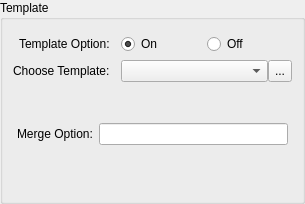
<?xml version="1.0" encoding="UTF-8"?>
<ui version="4.0">
 <class>TemplatePanel</class>
 <widget class="QWidget" name="TemplatePanel">
  <property name="geometry">
   <rect>
    <x>0</x>
    <y>0</y>
    <width>305</width>
    <height>204</height>
   </rect>
  </property>
  <property name="windowTitle">
   <string>Form</string>
  </property>
  <layout class="QGridLayout" name="gridLayout">
   <property name="leftMargin">
    <number>0</number>
   </property>
   <property name="topMargin">
    <number>0</number>
   </property>
   <property name="rightMargin">
    <number>0</number>
   </property>
   <property name="bottomMargin">
    <number>0</number>
   </property>
   <item row="0" column="0">
    <widget class="QGroupBox" name="groupBox">
     <property name="title">
      <string>Template</string>
     </property>
     <layout class="QVBoxLayout" name="verticalLayout">
      <property name="leftMargin">
       <number>5</number>
      </property>
      <property name="topMargin">
       <number>5</number>
      </property>
      <property name="rightMargin">
       <number>5</number>
      </property>
      <property name="bottomMargin">
       <number>5</number>
      </property>
      <item>
       <widget class="QWidget" name="widget" native="true">
        <layout class="QFormLayout" name="formLayout">
         <property name="labelAlignment">
          <set>Qt::AlignRight|Qt::AlignTrailing|Qt::AlignVCenter</set>
         </property>
         <property name="horizontalSpacing">
          <number>11</number>
         </property>
         <property name="leftMargin">
          <number>5</number>
         </property>
         <property name="rightMargin">
          <number>5</number>
         </property>
         <item row="0" column="0">
          <widget class="QLabel" name="label">
           <property name="text">
            <string>Template Option:</string>
           </property>
          </widget>
         </item>
         <item row="0" column="1">
          <layout class="QHBoxLayout" name="horizontalLayout_2">
           <item>
            <widget class="QRadioButton" name="radioButton">
             <property name="text">
              <string>On</string>
             </property>
             <property name="checked">
              <bool>true</bool>
             </property>
             <attribute name="buttonGroup">
              <string notr="true">templateOption</string>
             </attribute>
            </widget>
           </item>
           <item>
            <widget class="QRadioButton" name="radioButton_2">
             <property name="text">
              <string>Off</string>
             </property>
             <attribute name="buttonGroup">
              <string notr="true">templateOption</string>
             </attribute>
            </widget>
           </item>
          </layout>
         </item>
         <item row="1" column="0">
          <widget class="QLabel" name="label_2">
           <property name="text">
            <string>Choose Template:</string>
           </property>
          </widget>
         </item>
         <item row="1" column="1">
          <layout class="QHBoxLayout" name="horizontalLayout">
           <item>
            <widget class="QComboBox" name="templatesCB">
             <property name="sizePolicy">
              <sizepolicy hsizetype="Preferred" vsizetype="Preferred">
               <horstretch>0</horstretch>
               <verstretch>0</verstretch>
              </sizepolicy>
             </property>
            </widget>
           </item>
           <item>
            <widget class="QToolButton" name="openEditorTB">
             <property name="sizePolicy">
              <sizepolicy hsizetype="Fixed" vsizetype="Preferred">
               <horstretch>0</horstretch>
               <verstretch>0</verstretch>
              </sizepolicy>
             </property>
             <property name="text">
              <string>...</string>
             </property>
            </widget>
           </item>
          </layout>
         </item>
        </layout>
       </widget>
      </item>
      <item>
       <widget class="QWidget" name="mergeWidget" native="true">
        <layout class="QFormLayout" name="formLayout_2">
         <item row="0" column="0">
          <widget class="QLabel" name="label_3">
           <property name="text">
            <string>Merge Option:</string>
           </property>
          </widget>
         </item>
         <item row="0" column="1">
          <widget class="QLineEdit" name="lineEdit"/>
         </item>
        </layout>
       </widget>
      </item>
     </layout>
    </widget>
   </item>
  </layout>
 </widget>
 <resources/>
 <connections/>
 <buttongroups>
  <buttongroup name="templateOption"/>
 </buttongroups>
</ui>
